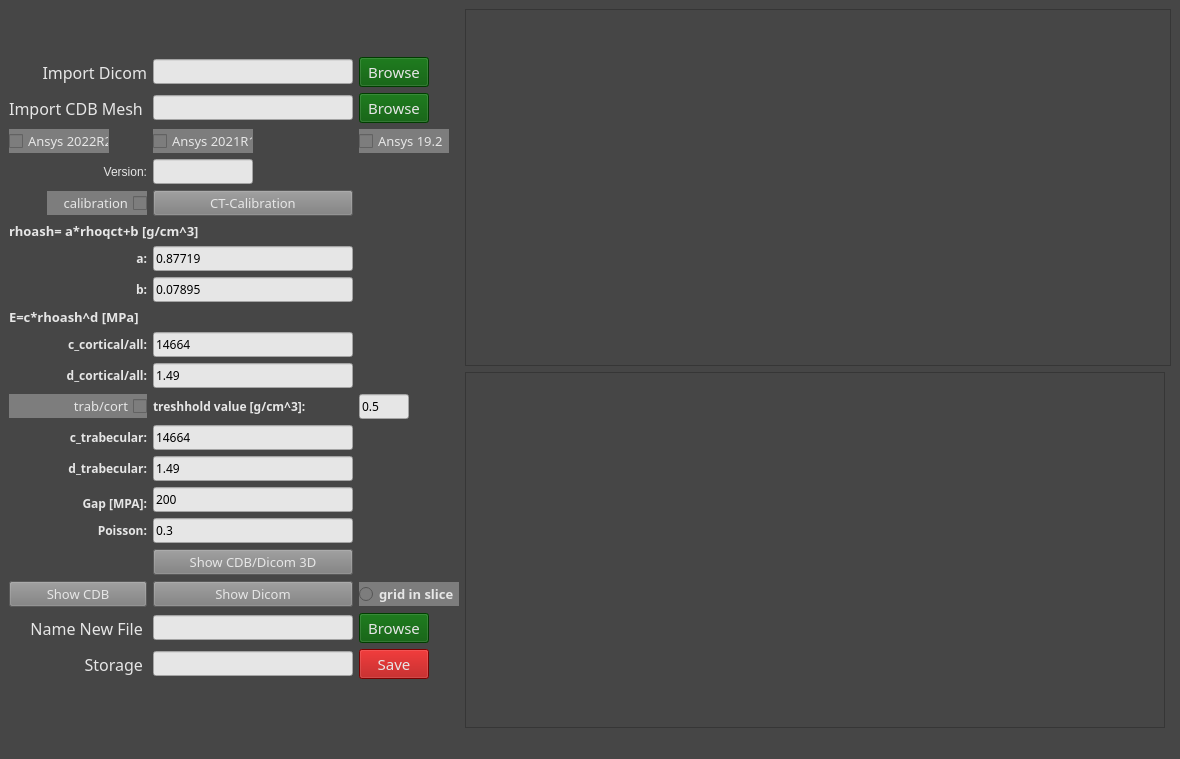
<?xml version="1.0" encoding="UTF-8"?>
<ui version="4.0">
 <class>MainWindow</class>
 <widget class="QMainWindow" name="MainWindow">
  <property name="geometry">
   <rect>
    <x>0</x>
    <y>0</y>
    <width>1167</width>
    <height>759</height>
   </rect>
  </property>
  <property name="font">
   <font>
    <family>Century Gothic</family>
    <pointsize>10</pointsize>
   </font>
  </property>
  <property name="windowTitle">
   <string>MaterialMapping</string>
  </property>
  <property name="styleSheet">
   <string notr="true">background-color:rgb(70, 70, 70)</string>
  </property>
  <widget class="QWidget" name="centralwidget">
   <layout class="QHBoxLayout" name="horizontalLayout_4">
    <item>
     <layout class="QVBoxLayout" name="verticalLayout_4">
      <item>
       <layout class="QGridLayout" name="gridLayout_8">
        <item row="11" column="1">
         <widget class="QLineEdit" name="lineEdit_b">
          <property name="maximumSize">
           <size>
            <width>200</width>
            <height>16777215</height>
           </size>
          </property>
          <property name="font">
           <font>
            <family>Century Gothic</family>
           </font>
          </property>
          <property name="styleSheet">
           <string notr="true">background-color:rgb(230, 230, 230)</string>
          </property>
          <property name="text">
           <string>0.07895</string>
          </property>
         </widget>
        </item>
        <item row="19" column="0">
         <widget class="QLabel" name="label_17">
          <property name="font">
           <font>
            <family>Century Gothic</family>
            <bold>true</bold>
           </font>
          </property>
          <property name="styleSheet">
           <string notr="true">color:rgb(230, 230, 230)</string>
          </property>
          <property name="text">
           <string>Poisson:</string>
          </property>
          <property name="alignment">
           <set>Qt::AlignRight|Qt::AlignTrailing|Qt::AlignVCenter</set>
          </property>
         </widget>
        </item>
        <item row="1" column="0">
         <widget class="QLabel" name="label">
          <property name="maximumSize">
           <size>
            <width>140</width>
            <height>16777215</height>
           </size>
          </property>
          <property name="font">
           <font>
            <family>Century Gothic</family>
            <pointsize>12</pointsize>
            <bold>false</bold>
           </font>
          </property>
          <property name="styleSheet">
           <string notr="true">color:rgb(230, 230, 230)</string>
          </property>
          <property name="text">
           <string>Import CDB Mesh </string>
          </property>
          <property name="alignment">
           <set>Qt::AlignRight|Qt::AlignTrailing|Qt::AlignVCenter</set>
          </property>
         </widget>
        </item>
        <item row="8" column="0">
         <widget class="QLabel" name="label_10">
          <property name="font">
           <font>
            <family>Century Gothic</family>
            <bold>true</bold>
           </font>
          </property>
          <property name="styleSheet">
           <string notr="true">color:rgb(230, 230, 230)</string>
          </property>
          <property name="text">
           <string>a:</string>
          </property>
          <property name="alignment">
           <set>Qt::AlignRight|Qt::AlignTrailing|Qt::AlignVCenter</set>
          </property>
         </widget>
        </item>
        <item row="4" column="1">
         <widget class="QCheckBox" name="checkBox_21r1">
          <property name="maximumSize">
           <size>
            <width>100</width>
            <height>16777215</height>
           </size>
          </property>
          <property name="font">
           <font>
            <family>Century Gothic</family>
            <pointsize>10</pointsize>
           </font>
          </property>
          <property name="styleSheet">
           <string notr="true">color:rgb(230, 230, 230);
background-color:rgb(125, 125, 125)</string>
          </property>
          <property name="text">
           <string>Ansys 2021R1</string>
          </property>
         </widget>
        </item>
        <item row="5" column="1">
         <widget class="QLineEdit" name="line_ansys">
          <property name="maximumSize">
           <size>
            <width>100</width>
            <height>16777215</height>
           </size>
          </property>
          <property name="font">
           <font>
            <family>Century Gothic</family>
           </font>
          </property>
          <property name="styleSheet">
           <string notr="true">background-color:rgb(230, 230, 230)</string>
          </property>
          <property name="text">
           <string/>
          </property>
         </widget>
        </item>
        <item row="0" column="1">
         <widget class="QLineEdit" name="linedic">
          <property name="maximumSize">
           <size>
            <width>200</width>
            <height>16777215</height>
           </size>
          </property>
          <property name="font">
           <font>
            <family>Century Gothic</family>
           </font>
          </property>
          <property name="styleSheet">
           <string notr="true">background-color:rgb(230, 230, 230)</string>
          </property>
         </widget>
        </item>
        <item row="17" column="0">
         <widget class="QLabel" name="label_15">
          <property name="font">
           <font>
            <family>Century Gothic</family>
            <bold>true</bold>
           </font>
          </property>
          <property name="styleSheet">
           <string notr="true">color:rgb(230, 230, 230)</string>
          </property>
          <property name="text">
           <string>d_trabecular:</string>
          </property>
          <property name="alignment">
           <set>Qt::AlignRight|Qt::AlignTrailing|Qt::AlignVCenter</set>
          </property>
         </widget>
        </item>
        <item row="12" column="0">
         <widget class="QLabel" name="label_7">
          <property name="maximumSize">
           <size>
            <width>16777215</width>
            <height>30</height>
           </size>
          </property>
          <property name="font">
           <font>
            <family>Century Gothic</family>
            <pointsize>10</pointsize>
            <bold>true</bold>
           </font>
          </property>
          <property name="styleSheet">
           <string notr="true">color:rgb(230, 230, 230)</string>
          </property>
          <property name="text">
           <string>E=c*rhoash^d [MPa]</string>
          </property>
         </widget>
        </item>
        <item row="4" column="0">
         <widget class="QCheckBox" name="checkBox_22r2">
          <property name="maximumSize">
           <size>
            <width>100</width>
            <height>16777215</height>
           </size>
          </property>
          <property name="font">
           <font>
            <family>Century Gothic</family>
            <pointsize>10</pointsize>
           </font>
          </property>
          <property name="layoutDirection">
           <enum>Qt::LeftToRight</enum>
          </property>
          <property name="styleSheet">
           <string notr="true">color:rgb(230, 230, 230);
background-color:rgb(125, 125, 125)</string>
          </property>
          <property name="inputMethodHints">
           <set>Qt::ImhNone</set>
          </property>
          <property name="text">
           <string>Ansys 2022R2</string>
          </property>
         </widget>
        </item>
        <item row="4" column="2">
         <widget class="QCheckBox" name="checkBox_192">
          <property name="maximumSize">
           <size>
            <width>90</width>
            <height>16777215</height>
           </size>
          </property>
          <property name="font">
           <font>
            <family>Century Gothic</family>
            <pointsize>10</pointsize>
            <bold>false</bold>
           </font>
          </property>
          <property name="styleSheet">
           <string notr="true">color:rgb(230, 230, 230);
background-color:rgb(125, 125, 125)
</string>
          </property>
          <property name="text">
           <string>Ansys 19.2</string>
          </property>
         </widget>
        </item>
        <item row="11" column="0">
         <widget class="QLabel" name="label_11">
          <property name="font">
           <font>
            <family>Century Gothic</family>
            <bold>true</bold>
           </font>
          </property>
          <property name="styleSheet">
           <string notr="true">color:rgb(230, 230, 230)</string>
          </property>
          <property name="text">
           <string>b:</string>
          </property>
          <property name="alignment">
           <set>Qt::AlignRight|Qt::AlignTrailing|Qt::AlignVCenter</set>
          </property>
         </widget>
        </item>
        <item row="21" column="0">
         <widget class="QPushButton" name="showcdblonly">
          <property name="font">
           <font>
            <family>Century Gothic</family>
            <pointsize>10</pointsize>
           </font>
          </property>
          <property name="styleSheet">
           <string notr="true">color:rgb(230, 230, 230);
background-color:rgb(125, 125, 125)</string>
          </property>
          <property name="text">
           <string>Show CDB</string>
          </property>
         </widget>
        </item>
        <item row="26" column="2">
         <widget class="QPushButton" name="pushsto">
          <property name="maximumSize">
           <size>
            <width>70</width>
            <height>16777215</height>
           </size>
          </property>
          <property name="font">
           <font>
            <family>Century Gothic</family>
            <pointsize>11</pointsize>
           </font>
          </property>
          <property name="styleSheet">
           <string notr="true">color:rgb(230, 230, 230);
background-color:rgb(170, 0, 0)</string>
          </property>
          <property name="text">
           <string>Save</string>
          </property>
         </widget>
        </item>
        <item row="6" column="0">
         <widget class="QCheckBox" name="checkBox">
          <property name="maximumSize">
           <size>
            <width>100</width>
            <height>16777215</height>
           </size>
          </property>
          <property name="font">
           <font>
            <family>Century Gothic</family>
            <pointsize>10</pointsize>
            <bold>false</bold>
           </font>
          </property>
          <property name="layoutDirection">
           <enum>Qt::RightToLeft</enum>
          </property>
          <property name="styleSheet">
           <string notr="true">color:rgb(230, 230, 230);
background-color:rgb(125, 125, 125)</string>
          </property>
          <property name="text">
           <string>calibration</string>
          </property>
         </widget>
        </item>
        <item row="15" column="2">
         <widget class="QLineEdit" name="lineEdit_th">
          <property name="maximumSize">
           <size>
            <width>50</width>
            <height>16777215</height>
           </size>
          </property>
          <property name="font">
           <font>
            <family>Century Gothic</family>
           </font>
          </property>
          <property name="styleSheet">
           <string notr="true">background-color:rgb(230, 230, 230)</string>
          </property>
          <property name="text">
           <string>0.5</string>
          </property>
         </widget>
        </item>
        <item row="8" column="1">
         <widget class="QLineEdit" name="lineEdit_a">
          <property name="maximumSize">
           <size>
            <width>200</width>
            <height>16777215</height>
           </size>
          </property>
          <property name="font">
           <font>
            <family>Century Gothic</family>
           </font>
          </property>
          <property name="styleSheet">
           <string notr="true">background-color:rgb(230, 230, 230)
</string>
          </property>
          <property name="text">
           <string>0.87719</string>
          </property>
         </widget>
        </item>
        <item row="19" column="1">
         <widget class="QLineEdit" name="lineEdit_p">
          <property name="maximumSize">
           <size>
            <width>200</width>
            <height>16777215</height>
           </size>
          </property>
          <property name="font">
           <font>
            <family>Century Gothic</family>
           </font>
          </property>
          <property name="styleSheet">
           <string notr="true">background-color:rgb(230, 230, 230)</string>
          </property>
          <property name="text">
           <string>0.3</string>
          </property>
         </widget>
        </item>
        <item row="14" column="1">
         <widget class="QLineEdit" name="lineEdit_dc">
          <property name="maximumSize">
           <size>
            <width>200</width>
            <height>16777215</height>
           </size>
          </property>
          <property name="font">
           <font>
            <family>Century Gothic</family>
            <pointsize>9</pointsize>
           </font>
          </property>
          <property name="styleSheet">
           <string notr="true">background-color:rgb(230, 230, 230)</string>
          </property>
          <property name="text">
           <string>1.49</string>
          </property>
         </widget>
        </item>
        <item row="15" column="0">
         <widget class="QCheckBox" name="checkBox_tc">
          <property name="font">
           <font>
            <family>Century Gothic</family>
            <pointsize>10</pointsize>
           </font>
          </property>
          <property name="layoutDirection">
           <enum>Qt::RightToLeft</enum>
          </property>
          <property name="styleSheet">
           <string notr="true">color:rgb(230, 230, 230);
background-color:rgb(125, 125, 125)</string>
          </property>
          <property name="text">
           <string>trab/cort</string>
          </property>
         </widget>
        </item>
        <item row="1" column="2">
         <widget class="QPushButton" name="pushcdb">
          <property name="maximumSize">
           <size>
            <width>70</width>
            <height>16777215</height>
           </size>
          </property>
          <property name="font">
           <font>
            <family>Century Gothic</family>
            <pointsize>11</pointsize>
           </font>
          </property>
          <property name="styleSheet">
           <string notr="true">color:rgb(230, 230, 230);
background-color:rgb(0,85,0)</string>
          </property>
          <property name="text">
           <string>Browse</string>
          </property>
         </widget>
        </item>
        <item row="7" column="0" colspan="2">
         <widget class="QLabel" name="label_8">
          <property name="maximumSize">
           <size>
            <width>16777215</width>
            <height>30</height>
           </size>
          </property>
          <property name="font">
           <font>
            <family>Century Gothic</family>
            <pointsize>10</pointsize>
            <bold>true</bold>
           </font>
          </property>
          <property name="styleSheet">
           <string notr="true">color:rgb(230, 230, 230)</string>
          </property>
          <property name="text">
           <string>rhoash= a*rhoqct+b [g/cm^3]</string>
          </property>
         </widget>
        </item>
        <item row="13" column="0">
         <widget class="QLabel" name="label_12">
          <property name="font">
           <font>
            <family>Century Gothic</family>
            <bold>true</bold>
           </font>
          </property>
          <property name="styleSheet">
           <string notr="true">color:rgb(230, 230, 230)</string>
          </property>
          <property name="text">
           <string>c_cortical/all:</string>
          </property>
          <property name="alignment">
           <set>Qt::AlignRight|Qt::AlignTrailing|Qt::AlignVCenter</set>
          </property>
         </widget>
        </item>
        <item row="13" column="1">
         <widget class="QLineEdit" name="lineEdit_cc">
          <property name="maximumSize">
           <size>
            <width>200</width>
            <height>16777215</height>
           </size>
          </property>
          <property name="font">
           <font>
            <family>Century Gothic</family>
           </font>
          </property>
          <property name="styleSheet">
           <string notr="true">background-color:rgb(230, 230, 230)</string>
          </property>
          <property name="text">
           <string>14664</string>
          </property>
         </widget>
        </item>
        <item row="5" column="0">
         <widget class="QLabel" name="label_3">
          <property name="layoutDirection">
           <enum>Qt::RightToLeft</enum>
          </property>
          <property name="styleSheet">
           <string notr="true">color:rgb(230, 230, 230)</string>
          </property>
          <property name="text">
           <string>Version:</string>
          </property>
          <property name="alignment">
           <set>Qt::AlignRight|Qt::AlignTrailing|Qt::AlignVCenter</set>
          </property>
         </widget>
        </item>
        <item row="18" column="0">
         <widget class="QLabel" name="label_16">
          <property name="font">
           <font>
            <family>Century Gothic</family>
            <bold>true</bold>
           </font>
          </property>
          <property name="styleSheet">
           <string notr="true">color:rgb(230, 230, 230)</string>
          </property>
          <property name="text">
           <string>Gap [MPA]:</string>
          </property>
          <property name="alignment">
           <set>Qt::AlignBottom|Qt::AlignRight|Qt::AlignTrailing</set>
          </property>
         </widget>
        </item>
        <item row="1" column="1">
         <widget class="QLineEdit" name="linecdb">
          <property name="maximumSize">
           <size>
            <width>200</width>
            <height>16777215</height>
           </size>
          </property>
          <property name="font">
           <font>
            <family>Century Gothic</family>
           </font>
          </property>
          <property name="styleSheet">
           <string notr="true">background-color:rgb(230, 230, 230)</string>
          </property>
         </widget>
        </item>
        <item row="16" column="1">
         <widget class="QLineEdit" name="lineEdit_ct">
          <property name="maximumSize">
           <size>
            <width>200</width>
            <height>16777215</height>
           </size>
          </property>
          <property name="font">
           <font>
            <family>Century Gothic</family>
           </font>
          </property>
          <property name="styleSheet">
           <string notr="true">background-color:rgb(230, 230, 230)</string>
          </property>
          <property name="text">
           <string>14664</string>
          </property>
         </widget>
        </item>
        <item row="21" column="1">
         <widget class="QPushButton" name="showdic">
          <property name="minimumSize">
           <size>
            <width>200</width>
            <height>0</height>
           </size>
          </property>
          <property name="maximumSize">
           <size>
            <width>200</width>
            <height>16777215</height>
           </size>
          </property>
          <property name="font">
           <font>
            <family>Century Gothic</family>
            <pointsize>10</pointsize>
           </font>
          </property>
          <property name="styleSheet">
           <string notr="true">color:rgb(230, 230, 230);
background-color:rgb(125, 125, 125)</string>
          </property>
          <property name="text">
           <string>Show Dicom</string>
          </property>
         </widget>
        </item>
        <item row="18" column="1">
         <widget class="QLineEdit" name="lineEdit_gap">
          <property name="maximumSize">
           <size>
            <width>200</width>
            <height>16777215</height>
           </size>
          </property>
          <property name="font">
           <font>
            <family>Century Gothic</family>
           </font>
          </property>
          <property name="styleSheet">
           <string notr="true">background-color:rgb(230, 230, 230)</string>
          </property>
          <property name="text">
           <string>200</string>
          </property>
         </widget>
        </item>
        <item row="25" column="2">
         <widget class="QPushButton" name="pushnew">
          <property name="maximumSize">
           <size>
            <width>70</width>
            <height>16777215</height>
           </size>
          </property>
          <property name="font">
           <font>
            <family>Century Gothic</family>
            <pointsize>11</pointsize>
           </font>
          </property>
          <property name="styleSheet">
           <string notr="true">color:rgb(230, 230, 230);
background-color:rgb(0,85,0)</string>
          </property>
          <property name="text">
           <string>Browse</string>
          </property>
         </widget>
        </item>
        <item row="21" column="2">
         <widget class="QRadioButton" name="radioButton">
          <property name="maximumSize">
           <size>
            <width>120</width>
            <height>16777215</height>
           </size>
          </property>
          <property name="font">
           <font>
            <family>Century Gothic</family>
            <pointsize>10</pointsize>
            <bold>true</bold>
           </font>
          </property>
          <property name="styleSheet">
           <string notr="true">color:rgb(230, 230, 230);
background-color:rgb(125, 125, 125)</string>
          </property>
          <property name="text">
           <string>grid in slice</string>
          </property>
         </widget>
        </item>
        <item row="25" column="0">
         <widget class="QLabel" name="label_5">
          <property name="maximumSize">
           <size>
            <width>140</width>
            <height>16777215</height>
           </size>
          </property>
          <property name="font">
           <font>
            <family>Century Gothic</family>
            <pointsize>12</pointsize>
           </font>
          </property>
          <property name="styleSheet">
           <string notr="true">color:rgb(230, 230, 230)</string>
          </property>
          <property name="text">
           <string>Name New File </string>
          </property>
          <property name="alignment">
           <set>Qt::AlignRight|Qt::AlignTrailing|Qt::AlignVCenter</set>
          </property>
         </widget>
        </item>
        <item row="17" column="1">
         <widget class="QLineEdit" name="lineEdit_dt">
          <property name="maximumSize">
           <size>
            <width>200</width>
            <height>16777215</height>
           </size>
          </property>
          <property name="font">
           <font>
            <family>Century Gothic</family>
           </font>
          </property>
          <property name="styleSheet">
           <string notr="true">background-color:rgb(230, 230, 230)</string>
          </property>
          <property name="text">
           <string>1.49</string>
          </property>
         </widget>
        </item>
        <item row="0" column="0">
         <widget class="QLabel" name="label_2">
          <property name="maximumSize">
           <size>
            <width>140</width>
            <height>16777215</height>
           </size>
          </property>
          <property name="font">
           <font>
            <family>Century Gothic</family>
            <pointsize>12</pointsize>
            <bold>false</bold>
           </font>
          </property>
          <property name="styleSheet">
           <string notr="true">color:rgb(230, 230, 230)</string>
          </property>
          <property name="text">
           <string>Import Dicom</string>
          </property>
          <property name="alignment">
           <set>Qt::AlignRight|Qt::AlignTrailing|Qt::AlignVCenter</set>
          </property>
         </widget>
        </item>
        <item row="26" column="0">
         <widget class="QLabel" name="label_4">
          <property name="maximumSize">
           <size>
            <width>140</width>
            <height>16777215</height>
           </size>
          </property>
          <property name="font">
           <font>
            <family>Century Gothic</family>
            <pointsize>12</pointsize>
            <bold>false</bold>
           </font>
          </property>
          <property name="styleSheet">
           <string notr="true">color:rgb(230, 230, 230)</string>
          </property>
          <property name="text">
           <string>Storage </string>
          </property>
          <property name="alignment">
           <set>Qt::AlignRight|Qt::AlignTrailing|Qt::AlignVCenter</set>
          </property>
         </widget>
        </item>
        <item row="15" column="1">
         <widget class="QLabel" name="label_9">
          <property name="maximumSize">
           <size>
            <width>200</width>
            <height>16777215</height>
           </size>
          </property>
          <property name="font">
           <font>
            <family>Century Gothic</family>
            <pointsize>9</pointsize>
            <bold>true</bold>
           </font>
          </property>
          <property name="styleSheet">
           <string notr="true">color:rgb(230, 230, 230)</string>
          </property>
          <property name="text">
           <string>treshhold value [g/cm^3]: </string>
          </property>
         </widget>
        </item>
        <item row="20" column="1">
         <widget class="QPushButton" name="showcdb">
          <property name="maximumSize">
           <size>
            <width>200</width>
            <height>16777215</height>
           </size>
          </property>
          <property name="font">
           <font>
            <family>Century Gothic</family>
            <pointsize>10</pointsize>
           </font>
          </property>
          <property name="styleSheet">
           <string notr="true">color:rgb(230, 230, 230);
background-color:rgb(125, 125, 125)</string>
          </property>
          <property name="text">
           <string>Show CDB/Dicom 3D</string>
          </property>
         </widget>
        </item>
        <item row="16" column="0">
         <widget class="QLabel" name="label_14">
          <property name="font">
           <font>
            <family>Century Gothic</family>
            <bold>true</bold>
           </font>
          </property>
          <property name="styleSheet">
           <string notr="true">color:rgb(230, 230, 230)</string>
          </property>
          <property name="text">
           <string>c_trabecular:</string>
          </property>
          <property name="alignment">
           <set>Qt::AlignRight|Qt::AlignTrailing|Qt::AlignVCenter</set>
          </property>
         </widget>
        </item>
        <item row="0" column="2">
         <widget class="QPushButton" name="pushdic">
          <property name="maximumSize">
           <size>
            <width>70</width>
            <height>16777215</height>
           </size>
          </property>
          <property name="font">
           <font>
            <family>Century Gothic</family>
            <pointsize>11</pointsize>
           </font>
          </property>
          <property name="styleSheet">
           <string notr="true">color:rgb(230, 230, 230);
background-color:rgb(0,85,0)</string>
          </property>
          <property name="text">
           <string>Browse</string>
          </property>
         </widget>
        </item>
        <item row="14" column="0">
         <widget class="QLabel" name="label_13">
          <property name="font">
           <font>
            <family>Century Gothic</family>
            <bold>true</bold>
           </font>
          </property>
          <property name="styleSheet">
           <string notr="true">color:rgb(230, 230, 230)</string>
          </property>
          <property name="text">
           <string>d_cortical/all:</string>
          </property>
          <property name="alignment">
           <set>Qt::AlignRight|Qt::AlignTrailing|Qt::AlignVCenter</set>
          </property>
         </widget>
        </item>
        <item row="25" column="1">
         <widget class="QLineEdit" name="linenew">
          <property name="maximumSize">
           <size>
            <width>200</width>
            <height>16777215</height>
           </size>
          </property>
          <property name="font">
           <font>
            <family>Century Gothic</family>
           </font>
          </property>
          <property name="styleSheet">
           <string notr="true">background-color:rgb(230, 230, 230)</string>
          </property>
         </widget>
        </item>
        <item row="6" column="1">
         <widget class="QPushButton" name="calibration">
          <property name="maximumSize">
           <size>
            <width>200</width>
            <height>16777215</height>
           </size>
          </property>
          <property name="font">
           <font>
            <family>Century Gothic</family>
            <pointsize>10</pointsize>
           </font>
          </property>
          <property name="styleSheet">
           <string notr="true">color:rgb(230, 230, 230);
background-color:rgb(125, 125, 125)</string>
          </property>
          <property name="text">
           <string>CT-Calibration</string>
          </property>
         </widget>
        </item>
        <item row="26" column="1">
         <widget class="QLineEdit" name="linesto">
          <property name="maximumSize">
           <size>
            <width>200</width>
            <height>16777215</height>
           </size>
          </property>
          <property name="font">
           <font>
            <family>Century Gothic</family>
           </font>
          </property>
          <property name="styleSheet">
           <string notr="true">background-color:rgb(230, 230, 230)</string>
          </property>
         </widget>
        </item>
       </layout>
      </item>
     </layout>
    </item>
    <item>
     <layout class="QGridLayout" name="gridLayout_2">
      <item row="0" column="0" colspan="2">
       <widget class="QFrame" name="frame_2">
        <property name="minimumSize">
         <size>
          <width>700</width>
          <height>0</height>
         </size>
        </property>
        <property name="frameShape">
         <enum>QFrame::StyledPanel</enum>
        </property>
        <property name="frameShadow">
         <enum>QFrame::Raised</enum>
        </property>
       </widget>
      </item>
      <item row="1" column="0">
       <widget class="QFrame" name="frame">
        <property name="minimumSize">
         <size>
          <width>700</width>
          <height>0</height>
         </size>
        </property>
        <property name="styleSheet">
         <string notr="true">backcolor: rgb(225, 225, 225)</string>
        </property>
        <property name="frameShape">
         <enum>QFrame::StyledPanel</enum>
        </property>
        <property name="frameShadow">
         <enum>QFrame::Raised</enum>
        </property>
       </widget>
      </item>
     </layout>
    </item>
   </layout>
  </widget>
  <widget class="QMenuBar" name="menubar">
   <property name="geometry">
    <rect>
     <x>0</x>
     <y>0</y>
     <width>1167</width>
     <height>22</height>
    </rect>
   </property>
  </widget>
  <widget class="QStatusBar" name="statusbar"/>
 </widget>
 <resources/>
 <connections/>
</ui>
